Frame 1 (no input): blank canvas, image omitted
Frame 60 (the mouse pressed at the canvas centre just before this capture): blank canvas, image omitted
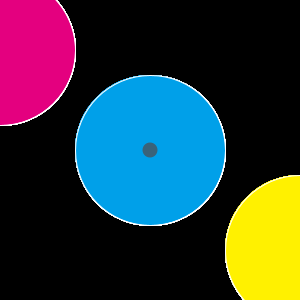
Frame 120 (the mouse held since frame 60 and released just before this capture)

The Processing sketch whose frames 1 and 60 were blank and that drew this single picture after the mouse press (run headless with seeded random() and noise(); from frame 60 on, the mouse is pressed at the canvas centre):

// Processing sketch: processing_13621
// ── processing_13621.pde

void setup() { 
  size(300,300);
  background(0);
  colorMode(RGB);   
  }
 
void draw() {
  strokeWeight(1);
  stroke(#FFFFFF);
  fill(#00A0E9);
  ellipse(150,150,mouseX,mouseY);
  fill(#E4007F);
  ellipse(0,50,mouseX,mouseY);
  fill(#FFF100);
  ellipse(300,250,mouseX,mouseY);
  
  noStroke();
  
 fill(random(255),random(255),random(255));
   
  if(mousePressed == true) { 
   ellipse(mouseX, mouseY, 15, 15);
  }
  }
